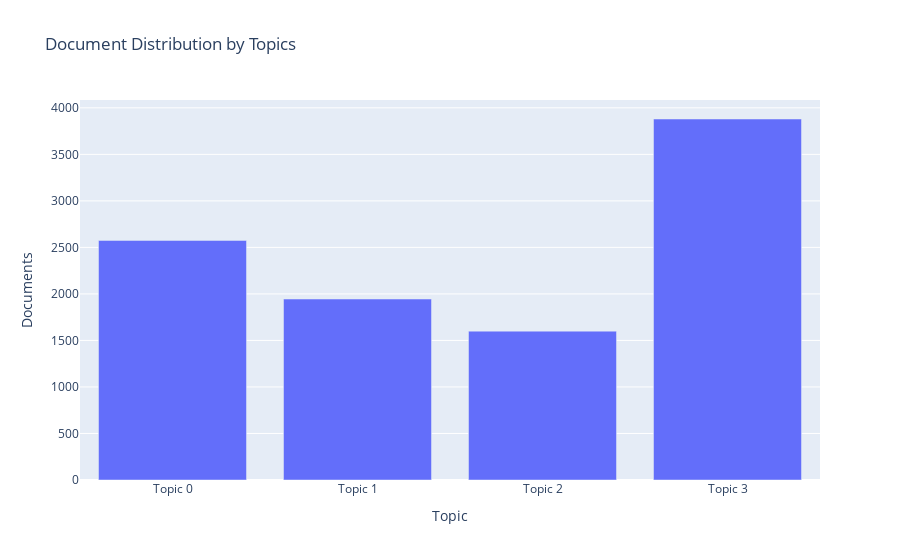

Notebook cell for this chart:
### Code cell
plot_model(lda, plot = 'topic_distribution')

### Figure 1 — Plotly figure (JSON) as saved in the notebook; plotly's stock layout.template omitted (floating-point values rounded to 4 significant figures)
{"data": [{"alignmentgroup": "True", "customdata": [["say, state, republican, party, vote, government, year, trump, percent, make"], ["say, police, military, government, people, country, official, group, attack, kill"], ["say, state, election, report, trump, former, official, campaign, court, case"], ["trump, say, people, go, get, make, know, think, woman, time"]], "hovertemplate": "Topic=%{x}<br>Documents=%{y}<br>Keyword=%{customdata[0]}<extra></extra>", "legendgroup": "", "marker": {"color": "#636efa", "pattern": {"shape": ""}}, "name": "", "offsetgroup": "", "orientation": "v", "showlegend": false, "textposition": "auto", "type": "bar", "x": ["Topic 0", "Topic 1", "Topic 2", "Topic 3"], "xaxis": "x", "y": [2575, 1945, 1600, 3880], "yaxis": "y"}], "layout": {"barmode": "relative", "legend": {"tracegroupgap": 0}, "title": {"text": "Document Distribution by Topics"}, "xaxis": {"anchor": "y", "domain": [0, 1], "title": {"text": "Topic"}}, "yaxis": {"anchor": "x", "domain": [0, 1], "title": {"text": "Documents"}}}}
